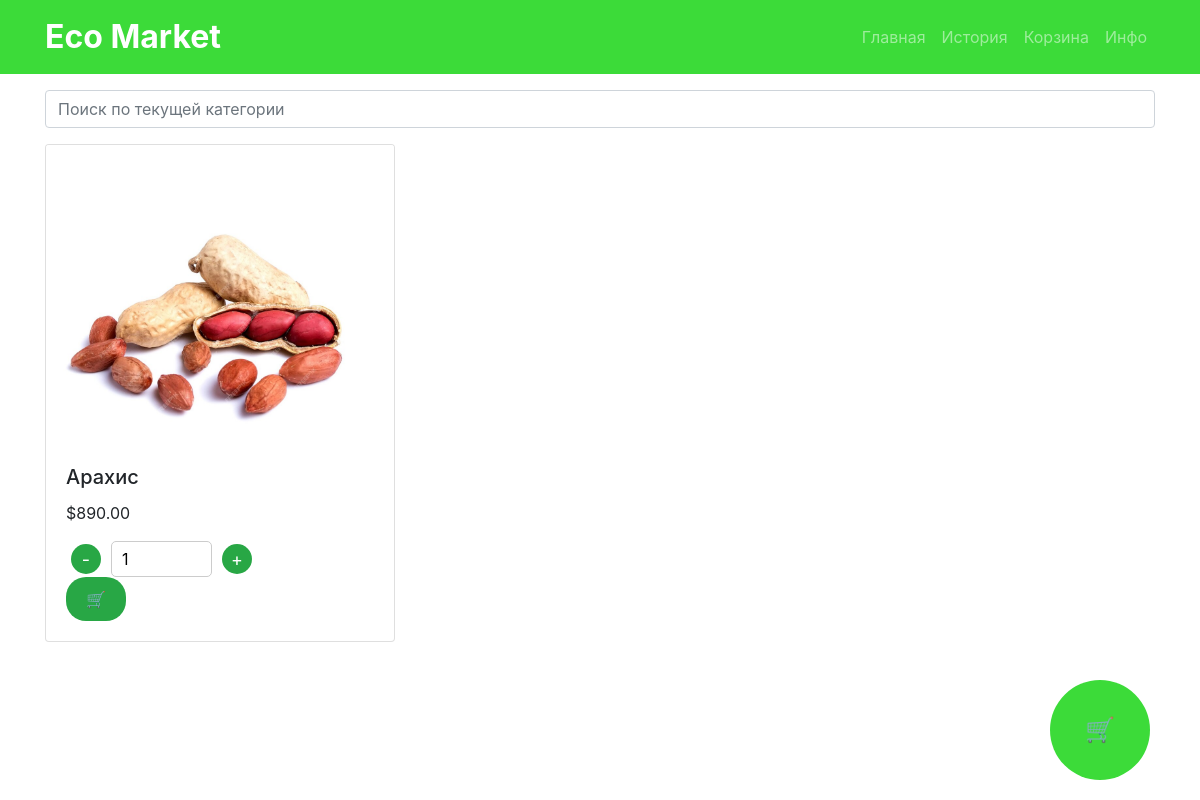
The app's page /category/4/ with its own data.
### myapp/models.py (models this page shows, shortened)
class Product(models.Model):
    category = models.ForeignKey(Category, on_delete=models.CASCADE)
    name = models.CharField(max_length=100)
    description = models.TextField()
    price = models.DecimalField(max_digits=10, decimal_places=2)
    available = models.BooleanField(default=True)
    quantity_available = models.IntegerField()
    image = models.ImageField(upload_to='images/')

### myapp/views.py (the view)
# urls.py: path('category/<int:category_id>/', views.category_detail, name='category_detail'),
def category_detail(request, category_id):
    category = Category.objects.get(id=category_id)
    products = Product.objects.filter(category=category)
    return render(request, 'category_detail.html', {'category': category, 'products': products})

### templates/category_detail.html (shortened to what this page needs)
{% extends 'base.html' %}
{% block content %}
<div class="container mt-3">
    <div class="input-group mb-3">
        <input type="text" id="searchInput" class="form-control" placeholder="Поиск по текущей категории">
    </div>
    <div class="row" id="productList">
        {% for product in products %}
            <div class="col-lg-4 col-md-6 col-sm-12 mb-4" data-category="{{ product.category.name }}">
                <div class="card h-100">
                    <img src="{{ product.image.url }}" class="card-img-top img-fluid" alt="{{ product.name }}">
                    <div class="card-body">
                        <h5 class="card-title">{{ product.name }}</h5>
                        <p class="card-text">${{ product.price }}</p>
                        {% if product.available %}
                        <form method="post" action="{% url 'add_to_cart' product.id %}">
                            <div class="quantity-control">
                                <button type="button" class="quantity-btn decrease">-</button>
                                <input type="number" name="quantity" value="1" min="1" max="{{ product.quantity_available }}" class="quantity-display" required>
                                <button type="button" class="quantity-btn increase">+</button>
                            </div>
                            <button type="submit" class="add-to-cart-btn">🛒</button>
                        </form>
                        {% else %}
                            <p>Out of stock</p>
                        {% endif %}
                    </div>
                </div>
            </div>
        {% endfor %}
    </div>
</div>
<div class="cart-button">
    <a href="{% url 'view_cart' %}">
        <div class="cart-icon"></div>
    </a>
</div>
{% endblock %}

### templates/category_detail.html (style rules this page uses)
.card-img-top { width: 400px; height: 300px; object-fit: cover; }
.add-to-cart-btn { background-color: #28a745; color: white; border: none; padding: 10px 20px; border-radius: 20px; cursor: pointer; transition: background-color 0.3s; }
.quantity-control { display: flex; align-items: center; }
.quantity-btn { background-color: #28a745; color: white; border: none; border-radius: 50%; width: 30px; height: 30px; font-size: 18px; cursor: pointer; transition: background-color 0.3s; margin: 0 5px; }
.quantity-display { border: 1px solid #ccc; padding: 5px 10px; border-radius: 5px; margin: 0 5px; }
.cart-button { position: fixed; bottom: 20px; right: 50px; z-index: 999; text-decoration: none; }
.cart-icon { width: 100px; height: 100px; background-color: #3cdb39; border-radius: 50%; display: flex; justify-content: center; align-items: center; font-size: 24px; color: white; animation: slide 2s infinite; }
.cart-icon::before { content: '\1F6D2'; text-decoration: none; }

### records on screen
Product: image (picture), name "Арахис", price "890.00"
